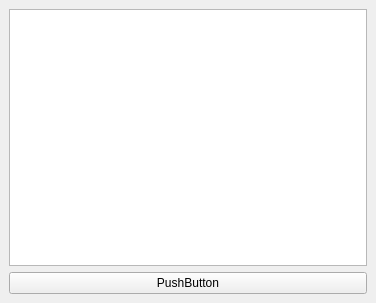
<?xml version="1.0" encoding="UTF-8"?>
<ui version="4.0">
 <class>MainWindow</class>
 <widget class="QMainWindow" name="MainWindow">
  <property name="geometry">
   <rect>
    <x>0</x>
    <y>0</y>
    <width>376</width>
    <height>303</height>
   </rect>
  </property>
  <property name="windowTitle">
   <string>MainWindow</string>
  </property>
  <widget class="QWidget" name="centralwidget">
   <layout class="QVBoxLayout" name="verticalLayout">
    <item>
     <widget class="QListView" name="listView"/>
    </item>
    <item>
     <widget class="QPushButton" name="pushButton">
      <property name="text">
       <string>PushButton</string>
      </property>
     </widget>
    </item>
   </layout>
  </widget>
 </widget>
 <resources/>
 <connections/>
</ui>
